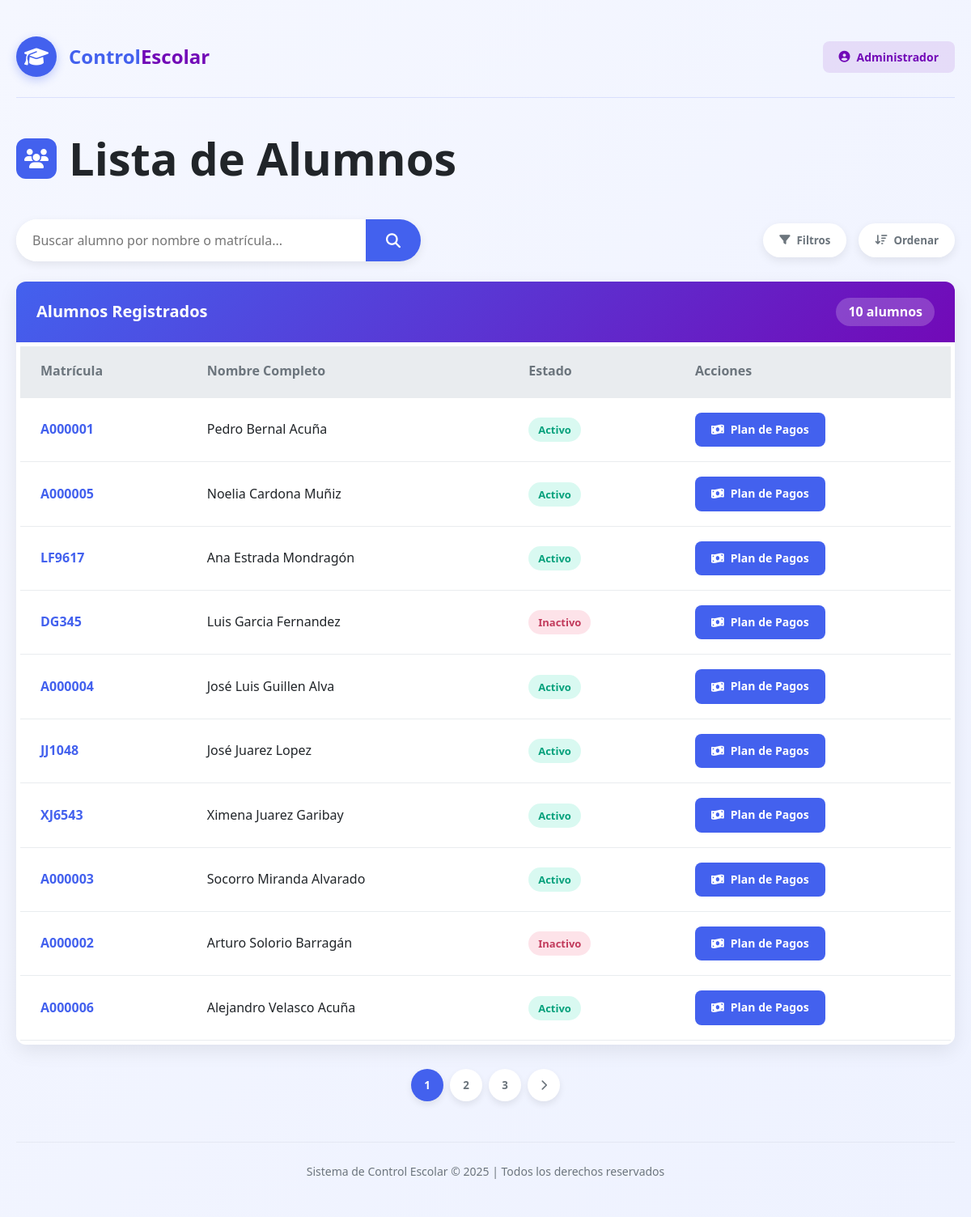
/backend/finanzas/list_alumno.php, run on the app's committed database.
### tables this page shows
CREATE TABLE `alumno` (
  `matricula` varchar(10) NOT NULL,
  `dgp` varchar(20) DEFAULT NULL,
  `nombre` varchar(100) NOT NULL,
  `apellido_paterno` varchar(50) DEFAULT NULL,
  `apellido_materno` varchar(50) DEFAULT NULL,
  `curp` char(18) DEFAULT NULL,
  `genero` enum('M','F','O') NOT NULL,
  `cura` varchar(50) DEFAULT NULL,
  `correo_institucional` varchar(100) DEFAULT NULL,
  `fecha_inicio` date DEFAULT NULL,
  `generacion` varchar(15) DEFAULT NULL,
  `nacionalidad` varchar(100) DEFAULT NULL,
  `tiene_maestria_previa` tinyint(1) NOT NULL DEFAULT 0,
  `telefono` varchar(20) DEFAULT NULL
);

### backend/finanzas/list_alumno.php (the view, shortened to what this page needs)
<?php
require_once '../conexion.php';
$query = "SELECT matricula, nombre, apellido_paterno, apellido_materno FROM alumno ORDER BY apellido_paterno";
$result = $conn->query($query);
?>
<!DOCTYPE html>
<html lang="es">
<head>
    <link rel="stylesheet" href="https://cdnjs.cloudflare.com/ajax/libs/font-awesome/6.4.0/css/all.min.css">
</head>
<body>
    <div class="container">
        <header>
            <div class="logo">
                <div class="logo-icon">
                    <i class="fas fa-graduation-cap"></i>
                </div>
                <div class="logo-text">Control<span>Escolar</span></div>
            </div>
            <div class="user-menu">
                <button class="btn btn-secondary">
                    <i class="fas fa-user-circle"></i> Administrador
                </button>
            </div>
        </header>
        <div class="page-title">
            <i class="fas fa-users"></i>
            <h1>Lista de Alumnos</h1>
        </div>
        <div class="controls">
            <div class="search-box">
                <input type="text" id="searchInput" placeholder="Buscar alumno por nombre o matrícula...">
                <button id="searchButton">
                    <i class="fas fa-search"></i>
                </button>
            </div>
            <div class="filter-sort">
                <button class="filter-btn">
                    <i class="fas fa-filter"></i> Filtros
                </button>
                <button class="sort-btn">
                    <i class="fas fa-sort-amount-down"></i> Ordenar
                </button>
            </div>
        </div>
        <div class="card">
            <div class="card-header">
                <div class="card-title">Alumnos Registrados</div>
                <div class="total-count"><?= $result->num_rows ?> alumnos</div>
            </div>
            <div class="desktop-table">
                <div class="table-container">
                    <table>
                        <thead>
                            <tr>
                                <th>Matrícula</th>
                                <th>Nombre Completo</th>
                                <th>Estado</th>
                                <th>Acciones</th>
                            </tr>
                        </thead>
                        <tbody>
                            <?php
                            $statuses = ['active', 'active', 'active', 'inactive', 'active'];
                            $i = 0;
                            while ($row = $result->fetch_assoc()):
                                $status = $statuses[$i % count($statuses)];
                                $i++;
                            ?>
                            <tr>
                                <td class="matricula"><?= htmlspecialchars($row['matricula']) ?></td>
                                <td><?= htmlspecialchars($row['nombre'] . ' ' . $row['apellido_paterno'] . ' ' . $row['apellido_materno']) ?></td>
                                <td><span class="status-badge <?= $status ?>"><?= $status == 'active' ? 'Activo' : 'Inactivo' ?></span></td>
                                <td class="actions">
                                    <a href="plan_pagos_alumno.php?matricula=<?= urlencode($row['matricula']) ?>" class="btn btn-primary">
                                        <i class="fas fa-money-bill-wave"></i> Plan de Pagos
                                    </a>
                                </td>
                            </tr>
                            <?php endwhile; ?>
                        </tbody>
                    </table>
                </div>
            </div>
        </div>
        <div class="pagination">
            <button class="active">1</button>
            <button>2</button>
            <button>3</button>
            <button><i class="fas fa-chevron-right"></i></button>
        </div>
        <footer>
            <p>Sistema de Control Escolar © <?= date('Y') ?> | Todos los derechos reservados</p>
        </footer>
    </div>
</body>
</html>

### data on the page
alumno: matricula "A000001", nombre+apellido_paterno+apellido_materno "Pedro Bernal Acuña", shows "Activo"
alumno: matricula "A000005", nombre+apellido_paterno+apellido_materno "Noelia Cardona Muñiz", shows "Activo"
alumno: matricula "LF9617", nombre+apellido_paterno+apellido_materno "Ana Estrada Mondragón", shows "Activo"
alumno: matricula "DG345", nombre+apellido_paterno+apellido_materno "Luis Garcia Fernandez", shows "Inactivo"
alumno: matricula "A000004", nombre+apellido_paterno+apellido_materno "José Luis Guillen Alva", shows "Activo"
alumno: matricula "JJ1048", nombre+apellido_paterno+apellido_materno "José Juarez Lopez", shows "Activo"
alumno: matricula "XJ6543", nombre+apellido_paterno+apellido_materno "Ximena Juarez Garibay", shows "Activo"
alumno: matricula "A000003", nombre+apellido_paterno+apellido_materno "Socorro Miranda Alvarado", shows "Activo"
alumno: matricula "A000002", nombre+apellido_paterno+apellido_materno "Arturo Solorio Barragán", shows "Inactivo"
alumno: matricula "A000006", nombre+apellido_paterno+apellido_materno "Alejandro Velasco Acuña", shows "Activo"

### other printed values
$result->num_rows "10"
